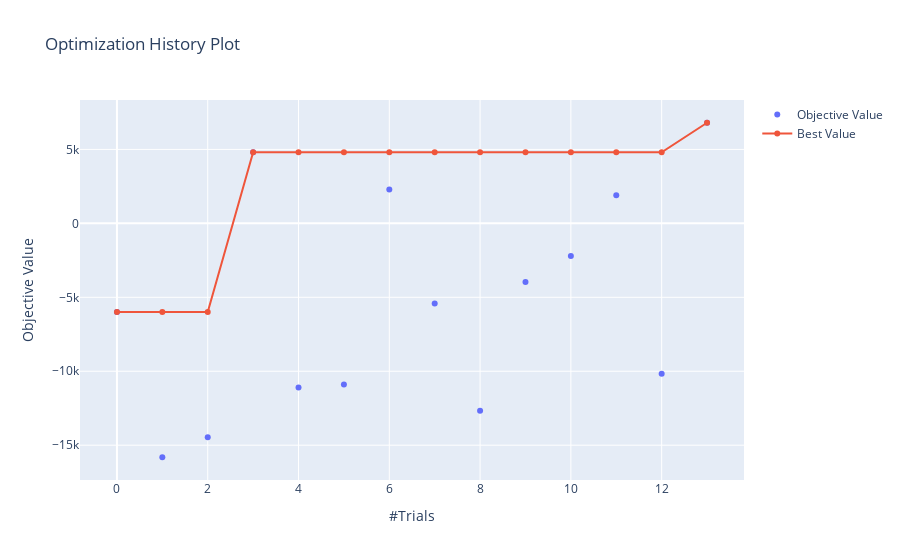

The cell this chart's notebook holds for it:
### Code cell
" a best score's history, blue dot is the score of this trial and orange line show the best score"
optuna.visualization.plot_optimization_history(study)

### Figure 1 — Plotly figure (JSON) as saved in the notebook; plotly's stock layout.template omitted (floating-point values rounded to 4 significant figures)
{"data": [{"mode": "markers", "name": "Objective Value", "type": "scatter", "x": [0, 1, 2, 3, 4, 5, 6, 7, 8, 9, 10, 11, 12, 13], "y": [-5987.0, -15820.0, -14470.0, 4809.0, -11100.0, -10900.0, 2298.0, -5422.0, -12670.0, -3964.0, -2215.0, 1901.0, -10160.0, 6804.0]}, {"name": "Best Value", "type": "scatter", "x": [0, 1, 2, 3, 4, 5, 6, 7, 8, 9, 10, 11, 12, 13], "y": [-5987.0, -5987.0, -5987.0, 4809.0, 4809.0, 4809.0, 4809.0, 4809.0, 4809.0, 4809.0, 4809.0, 4809.0, 4809.0, 6804.0]}], "layout": {"title": {"text": "Optimization History Plot"}, "xaxis": {"title": {"text": "#Trials"}}, "yaxis": {"title": {"text": "Objective Value"}}}}
